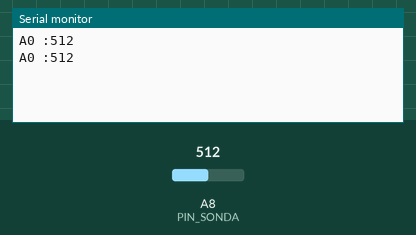
This sketch was run on a simulated Arduino Mega 2560, built with avr-gcc and run on an emulated ATmega2560. On the bench: the last lines printed to the serial monitor. Inputs (shaded band) come from the test bench; at power-on: A8 (PIN_SONDA) = 512.

Above: at 1.8 s.
1.9 s: A8 (PIN_SONDA) set to 716
At 2.8 s:
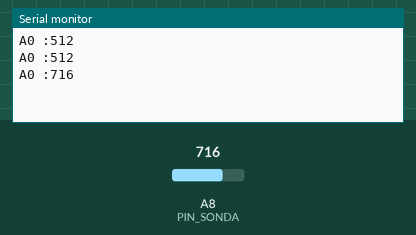
3.4 s: A8 (PIN_SONDA) set to 900
At 4.8 s:
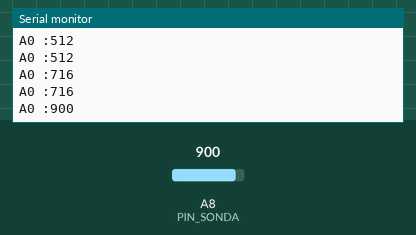
Timing chart, 0 to 6.4 s (numbered marks = the images above; inputs shaded):
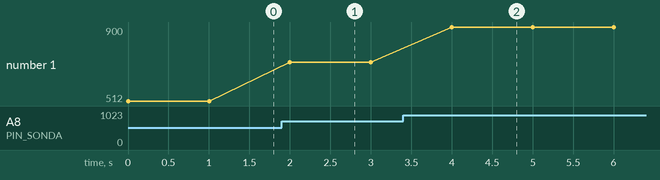

Measured:
- after the input at 1.9 s, the serial monitor: prints a new line after 0.10 s (image 1)
- after the input at 3.4 s, the serial monitor: prints a new line after 0.60 s (image 2)
- plotted number 1: 512 → 716 after the input at 1.9 s, 716 → 900 after the input at 3.4 s

The sketch:

sonda_amplificador_INA122.ino
```cpp
#define PIN_SONDA A8

void setup()
{
  Serial.begin(9600);
}

void loop()
{
  //Serial.println(map(analogRead(PIN_SONDA), 377, 429, 0, 100));
  Serial.println("A0 :" +String(analogRead(PIN_SONDA)));

  delay(1000);

}
```
